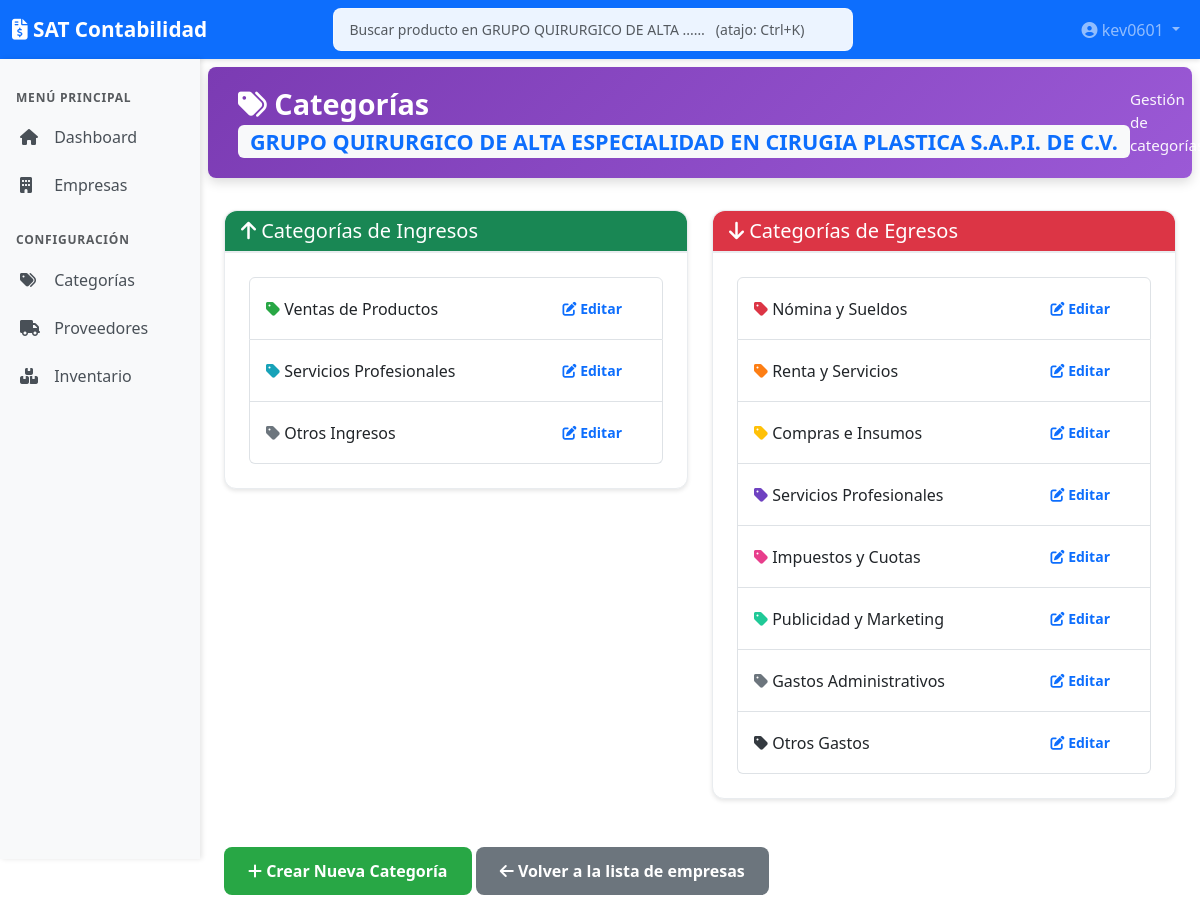
The page /companies/2/categories (signed in) on the database its author committed.
### models.py (models this page shows, shortened)
class Company(db.Model):
    id = db.Column(db.Integer, primary_key=True)
    rfc = db.Column(db.String(13), unique=True, nullable=False)
    name = db.Column(db.String(128), nullable=False)
    postal_code = db.Column(db.String(5), nullable=True) # Código Postal (Lugar Expedición)
    logo_path = db.Column(db.String(512), nullable=True)  # Path to company logo
    fiel_cer_path = db.Column(db.String(256), nullable=True)
    fiel_key_path = db.Column(db.String(256), nullable=True)
    fiel_password_enc = db.Column(db.String(256), nullable=True) # Encrypted password
    created_at = db.Column(db.DateTime, default=datetime.utcnow)

class User(UserMixin, db.Model):
    __tablename__ = 'user'
    id = db.Column(db.Integer, primary_key=True)
    username = db.Column(db.String(64), unique=True, nullable=False, index=True)
    email = db.Column(db.String(120), unique=True, nullable=True, index=True)
    password_hash = db.Column(db.String(256))  # Larger for modern hash algorithms
    created_at = db.Column(db.DateTime, default=datetime.utcnow)
    last_login = db.Column(db.DateTime, nullable=True)
    is_active = db.Column(db.Boolean, default=True)
    is_admin = db.Column(db.Boolean, default=False)  # Admin can manage users and access all
    company_access = db.relationship('UserCompanyAccess', back_populates='user', cascade='all, delete-orphan')
    def has_any_perm(self, *perm_names):
        if self.is_admin:
            return True
        for access in self.company_access:
            for name in perm_names:
                if getattr(access, f'perm_{name}', False):
                    return True
        return False
    def has_company_perm(self, company_id, *perm_names):
        if self.is_admin:
            return True
        for access in self.company_access:
            if access.company_id == company_id:
                for name in perm_names:
                    if getattr(access, f'perm_{name}', False):
                        return True
                return False
        return False

class Category(db.Model):
    __tablename__ = 'category'
    id = db.Column(db.Integer, primary_key=True)
    company_id = db.Column(db.Integer, db.ForeignKey('company.id'), nullable=False)
    name = db.Column(db.String(100), nullable=False)
    type = db.Column(db.String(10), nullable=False)  # 'INCOME' o 'EXPENSE'
    description = db.Column(db.Text)
    is_default = db.Column(db.Boolean, default=False)  # Categoría por defecto del sistema
    active = db.Column(db.Boolean, default=True)
    color = db.Column(db.String(7), default='#6c757d')  # Hex color para gráficas
    created_at = db.Column(db.DateTime, default=datetime.utcnow)
    company = db.relationship('Company', backref=db.backref('categories', lazy=True))
    movements = db.relationship('Movement', backref='category', lazy=True)

### app.py (the view)
    @app.route('/companies/<int:company_id>/categories')
    @login_required
    @require_company_perm('inventory', 'inventory_admin')
    def categories(company_id):
        company = Company.query.get_or_404(company_id)
        income_categories = Category.query.filter_by(
            company_id=company_id,
            type='INCOME',
            active=True
        ).all()
        expense_categories = Category.query.filter_by(
            company_id=company_id,
            type='EXPENSE',
            active=True
        ).all()
        return render_template('categories/list.html',
            company=company,
            income_categories=income_categories,
            expense_categories=expense_categories
        )

### templates/categories/list.html (shortened to what this page needs)
{% extends "base.html" %}
{% block content %}
<div class="page-header page-header-purple">
    <h1>
        <i class="fas fa-tags"></i> Categorías
        <span class="badge bg-light text-primary">{{ company.name }}</span>
    </h1>
    <div class="user-info">
        Gestión de categorías
    </div>
</div>
<div class="row">
    <div class="col-md-6">
        <div class="card">
            <div class="card-header bg-success text-white">
                <h5 class="mb-0"><i class="fas fa-arrow-up"></i> Categorías de Ingresos</h5>
            </div>
            <div class="card-body">
                {% if income_categories %}
                <ul class="list-group">
                    {% for category in income_categories %}
                    <li class="list-group-item d-flex justify-content-between align-items-center">
                        <span>
                            <i class="fas fa-tag" style="color: {{ category.color }};"></i>
                            {{ category.name }}
                        </span>
                        <a href="/companies/{{ company.id }}/categories/{{ category.id }}/edit"
                            class="btn btn-sm btn-outline-primary">
                            <i class="fas fa-edit"></i> Editar
                        </a>
                    </li>
                    {% endfor %}
                </ul>
                {% else %}
                <p class="text-muted text-center">No hay categorías de ingresos definidas.</p>
                {% endif %}
            </div>
        </div>
    </div>
    <div class="col-md-6">
        <div class="card">
            <div class="card-header bg-danger text-white">
                <h5 class="mb-0"><i class="fas fa-arrow-down"></i> Categorías de Egresos</h5>
            </div>
            <div class="card-body">
                {% if expense_categories %}
                <ul class="list-group">
                    {% for category in expense_categories %}
                    <li class="list-group-item d-flex justify-content-between align-items-center">
                        <span>
                            <i class="fas fa-tag" style="color: {{ category.color }};"></i>
                            {{ category.name }}
                        </span>
                        <a href="/companies/{{ company.id }}/categories/{{ category.id }}/edit"
                            class="btn btn-sm btn-outline-primary">
                            <i class="fas fa-edit"></i> Editar
                        </a>
                    </li>
                    {% endfor %}
                </ul>
                {% else %}
                <p class="text-muted text-center">No hay categorías de egresos definidas.</p>
                {% endif %}
            </div>
        </div>
    </div>
</div>
<div class="mt-4">
    <a href="/companies/{{ company.id }}/categories/create" class="btn btn-success">
        <i class="fas fa-plus"></i> Crear Nueva Categoría
    </a>
    <a href="/categories" class="btn btn-secondary">
        <i class="fas fa-arrow-left"></i> Volver a la lista de empresas
    </a>
</div>
{% endblock %}

### templates/base.html (shortened to what this page needs)
<!DOCTYPE html>
<html lang="es">
<head>
    <link href="https://cdn.jsdelivr.net/npm/bootstrap@5.3.0/dist/css/bootstrap.min.css" rel="stylesheet">
    <link rel="stylesheet" href="https://cdnjs.cloudflare.com/ajax/libs/font-awesome/6.4.0/css/all.min.css">
    <link href="https://cdn.jsdelivr.net/npm/tom-select@2.3.1/dist/css/tom-select.bootstrap5.min.css" rel="stylesheet">
    <link rel="stylesheet" href="{{ url_for('static', filename='css/main.css') }}">
</head>
<body>
    <nav class="navbar navbar-expand-lg navbar-dark bg-primary">
        <div class="container-fluid">
            <a class="navbar-brand" href="/">
                <i class="fas fa-file-invoice-dollar"></i> SAT Contabilidad
            </a>
            <div class="collapse navbar-collapse" id="navbarNav">
                {% set _navbar_company = company or selected_company %}
                {% if _navbar_company and current_user.is_authenticated %}
                <div class="navbar-search-wrap mx-auto position-relative" style="min-width:280px; max-width:520px; flex:1;">
                    <input type="search" id="globalProductSearch"
                           class="form-control form-control-sm"
                           placeholder="Buscar producto en {{ _navbar_company.name|truncate(28, true) }}…   (atajo: Ctrl+K)"
                           autocomplete="off"
                           aria-label="Búsqueda global de productos"
                           data-company-id="{{ _navbar_company.id }}"
                           data-search-url="{{ url_for('api_global_product_search', company_id=_navbar_company.id) }}">
                </div>
                {% endif %}
                <ul class="navbar-nav ms-auto">
                    <li class="nav-item dropdown">
                        <a class="nav-link dropdown-toggle" href="#" id="navbarDropdown" role="button"
                            data-bs-toggle="dropdown" aria-expanded="false">
                            <i class="fas fa-user-circle"></i> {{ current_user.username }}
                        </a>
                    </li>
                </ul>
            </div>
        </div>
    </nav>
    <div class="container-fluid">
        <div class="row">
            <nav class="col-md-2 d-md-block bg-light sidebar vh-100 position-sticky top-0">
                <div class="position-sticky pt-3">
                    {% set nav_is_admin = current_user.is_authenticated and current_user.is_admin %}
                    <h6 class="sidebar-heading px-3 text-muted">
                        MENÚ PRINCIPAL
                    </h6>
                    <ul class="nav flex-column">
                        <li class="nav-item">
                            <a class="nav-link" href="/">
                                <i class="fas fa-home"></i> Dashboard
                            </a>
                        </li>
                        {% if nav_is_admin or current_user.company_access %}
                        <li class="nav-item">
                            <a class="nav-link" href="/companies">
                                <i class="fas fa-building"></i> Empresas
                            </a>
                        </li>
                        {% endif %}
                    </ul>
                    {% if has_any_perm('inventory', 'inventory_admin') %}
                    <h6 class="sidebar-heading px-3 mt-4 text-muted">
                        CONFIGURACIÓN
                    </h6>
                    <ul class="nav flex-column">
                        <li class="nav-item">
                            <a class="nav-link" href="/categories">
                                <i class="fas fa-tags"></i> Categorías
                            </a>
                        </li>
                        <li class="nav-item">
                            <a class="nav-link" href="/suppliers">
                                <i class="fas fa-truck"></i> Proveedores
                            </a>
                        </li>
                        <li class="nav-item">
                            <a class="nav-link" href="/inventory">
                                <i class="fas fa-boxes"></i> Inventario
                            </a>
                        </li>
                    </ul>
                    {% endif %}
                </div>
            </nav>
            <main class="col-md-10 ms-sm-auto px-md-4">
                <div class="py-4">
                    {% block content %}{% endblock %}
                </div>
            </main>
        </div>
    </div>
</body>
</html>

### static/css/main.css (style rules this page uses)
:root { --color-primary: #0d6efd; --color-success: #28a745; --color-danger: #dc3545; --color-warning: #ffc107; --color-info: #17a2b8; --color-dark: #343a40; --color-teal: #20c997; --color-purple: #7b3bb3; --shadow-sm: 0 2px 4px rgba(0,0,0,0.1); --shadow-md: 0 4px 12px rgba(0,0,0,0.15); --shadow-lg: 0 8px 24px rgba(0,0,0,0.2); }
.page-header { padding: 20px 30px; margin: -1rem -1rem 2rem -1rem; border-radius: 8px; color: white; display: flex; justify-content: space-between; align-items: center; box-shadow: var(--shadow-md); }
.page-header-purple { background: linear-gradient(135deg, #7b3bb3 0%, #9b59d6 100%); }
.page-header h1 { margin: 0; font-size: 1.8rem; font-weight: 600; }
.page-header .user-info { font-size: 0.95rem; opacity: 0.95; }
.form-control, .form-select { border-radius: 8px; border: 2px solid #e9ecef; padding: 10px 15px; transition: all 0.3s ease; }
.btn { border-radius: 8px; padding: 12px 24px; font-weight: 600; transition: all 0.3s ease; border: none; }
.btn-success { background: #28a745; }
.btn-secondary { background: #6c757d; }
.sidebar { padding: 0; box-shadow: 2px 0 5px rgba(0,0,0,0.1); overflow-y: auto; max-height: 100vh; }
.sidebar .nav-link { color: #495057; padding: 12px 20px; border-radius: 0; transition: all 0.3s; font-weight: 500; }
.sidebar .nav-link i { margin-right: 10px; width: 20px; }
.sidebar-heading { font-size: 0.75rem; font-weight: 700; text-transform: uppercase; letter-spacing: 0.8px; margin-top: 1rem; color: #6c757d; }
.card { border-radius: 12px; margin-bottom: 1.5rem; border: 1px solid #e9ecef; box-shadow: var(--shadow-sm); }
.card-header { border-radius: 12px 12px 0 0 !important; font-weight: 700; background: #f8f9fa; border-bottom: 2px solid #e9ecef; }
.card-body { padding: 1.5rem; }
.badge { font-weight: 600; padding: 6px 12px; border-radius: 6px; }
.navbar { box-shadow: var(--shadow-sm); }
.navbar-brand { font-weight: 700; font-size: 1.3rem; }

### templates/base.html (style rules this page uses)
.navbar-search-wrap input[type="search"] { border-radius: 8px; background: rgba(255,255,255,0.92); border: 1px solid rgba(255,255,255,0.4); }

### rows shown on the page
Company: name "GRUPO QUIRURGICO DE ALTA ESPECIALIDAD EN CIRUGIA PLASTICA S.A.P.I. DE C.V."
User: username "kev0601"
Category: name "Ventas de Productos"
Category: name "Servicios Profesionales"
Category: name "Otros Ingresos"
Category: name "Nómina y Sueldos"
Category: name "Renta y Servicios"
Category: name "Compras e Insumos"
Category: name "Servicios Profesionales"
Category: name "Impuestos y Cuotas"
Category: name "Publicidad y Marketing"
Category: name "Gastos Administrativos"
Category: name "Otros Gastos"
